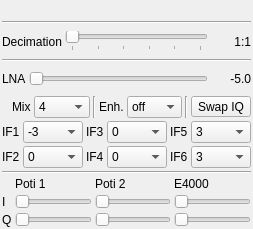
<?xml version="1.0" encoding="UTF-8"?>
<ui version="4.0">
 <class>OsmoSDRGui</class>
 <widget class="QWidget" name="OsmoSDRGui">
  <property name="geometry">
   <rect>
    <x>0</x>
    <y>0</y>
    <width>253</width>
    <height>229</height>
   </rect>
  </property>
  <property name="sizePolicy">
   <sizepolicy hsizetype="Preferred" vsizetype="Maximum">
    <horstretch>0</horstretch>
    <verstretch>0</verstretch>
   </sizepolicy>
  </property>
  <property name="windowTitle">
   <string>OsmoSDR</string>
  </property>
  <layout class="QVBoxLayout" name="verticalLayout">
   <property name="spacing">
    <number>3</number>
   </property>
   <property name="margin">
    <number>2</number>
   </property>
   <item>
    <layout class="QHBoxLayout" name="horizontalLayout_3">
     <item>
      <spacer name="horizontalSpacer">
       <property name="orientation">
        <enum>Qt::Horizontal</enum>
       </property>
       <property name="sizeHint" stdset="0">
        <size>
         <width>0</width>
         <height>0</height>
        </size>
       </property>
      </spacer>
     </item>
     <item>
      <widget class="ValueDial" name="centerFrequency" native="true">
       <property name="sizePolicy">
        <sizepolicy hsizetype="Maximum" vsizetype="Maximum">
         <horstretch>0</horstretch>
         <verstretch>0</verstretch>
        </sizepolicy>
       </property>
       <property name="minimumSize">
        <size>
         <width>32</width>
         <height>16</height>
        </size>
       </property>
       <property name="font">
        <font>
         <family>Monospace</family>
         <pointsize>20</pointsize>
        </font>
       </property>
       <property name="focusPolicy">
        <enum>Qt::StrongFocus</enum>
       </property>
       <property name="toolTip">
        <string>Tuner center frequency in kHz</string>
       </property>
      </widget>
     </item>
     <item>
      <spacer name="horizontalSpacer_2">
       <property name="orientation">
        <enum>Qt::Horizontal</enum>
       </property>
       <property name="sizeHint" stdset="0">
        <size>
         <width>0</width>
         <height>0</height>
        </size>
       </property>
      </spacer>
     </item>
    </layout>
   </item>
   <item>
    <widget class="Line" name="line_4">
     <property name="orientation">
      <enum>Qt::Horizontal</enum>
     </property>
    </widget>
   </item>
   <item>
    <layout class="QHBoxLayout" name="horizontalLayout">
     <property name="spacing">
      <number>3</number>
     </property>
     <item>
      <widget class="QLabel" name="label_13">
       <property name="text">
        <string>Decimation</string>
       </property>
      </widget>
     </item>
     <item>
      <widget class="QSlider" name="decimation">
       <property name="toolTip">
        <string>Signal decimation factor</string>
       </property>
       <property name="maximum">
        <number>5</number>
       </property>
       <property name="pageStep">
        <number>1</number>
       </property>
       <property name="orientation">
        <enum>Qt::Horizontal</enum>
       </property>
       <property name="tickPosition">
        <enum>QSlider::TicksBelow</enum>
       </property>
      </widget>
     </item>
     <item>
      <widget class="QLabel" name="decimationDisplay">
       <property name="minimumSize">
        <size>
         <width>40</width>
         <height>0</height>
        </size>
       </property>
       <property name="text">
        <string>1:1</string>
       </property>
       <property name="alignment">
        <set>Qt::AlignRight|Qt::AlignTrailing|Qt::AlignVCenter</set>
       </property>
      </widget>
     </item>
    </layout>
   </item>
   <item>
    <widget class="Line" name="line_3">
     <property name="orientation">
      <enum>Qt::Horizontal</enum>
     </property>
    </widget>
   </item>
   <item>
    <layout class="QHBoxLayout" name="horizontalLayout_2">
     <property name="spacing">
      <number>3</number>
     </property>
     <item>
      <widget class="QLabel" name="label_11">
       <property name="sizePolicy">
        <sizepolicy hsizetype="Maximum" vsizetype="Preferred">
         <horstretch>0</horstretch>
         <verstretch>0</verstretch>
        </sizepolicy>
       </property>
       <property name="text">
        <string>LNA</string>
       </property>
      </widget>
     </item>
     <item>
      <widget class="QSlider" name="e4000LNAGain">
       <property name="toolTip">
        <string>LNA amplification</string>
       </property>
       <property name="maximum">
        <number>12</number>
       </property>
       <property name="pageStep">
        <number>1</number>
       </property>
       <property name="orientation">
        <enum>Qt::Horizontal</enum>
       </property>
      </widget>
     </item>
     <item>
      <widget class="QLabel" name="e4000LNAGainDisplay">
       <property name="minimumSize">
        <size>
         <width>40</width>
         <height>0</height>
        </size>
       </property>
       <property name="text">
        <string>-5.0</string>
       </property>
       <property name="alignment">
        <set>Qt::AlignRight|Qt::AlignTrailing|Qt::AlignVCenter</set>
       </property>
      </widget>
     </item>
    </layout>
   </item>
   <item>
    <layout class="QHBoxLayout" name="horizontalLayout_4">
     <property name="leftMargin">
      <number>10</number>
     </property>
     <item>
      <widget class="QLabel" name="label_19">
       <property name="sizePolicy">
        <sizepolicy hsizetype="Maximum" vsizetype="Preferred">
         <horstretch>0</horstretch>
         <verstretch>0</verstretch>
        </sizepolicy>
       </property>
       <property name="text">
        <string>Mix</string>
       </property>
      </widget>
     </item>
     <item>
      <widget class="QComboBox" name="e4000MixerGain">
       <property name="toolTip">
        <string>Tuner mixer amplification</string>
       </property>
       <property name="sizeAdjustPolicy">
        <enum>QComboBox::AdjustToMinimumContentsLength</enum>
       </property>
       <item>
        <property name="text">
         <string>4</string>
        </property>
       </item>
       <item>
        <property name="text">
         <string>12</string>
        </property>
       </item>
      </widget>
     </item>
     <item>
      <widget class="Line" name="line">
       <property name="orientation">
        <enum>Qt::Vertical</enum>
       </property>
      </widget>
     </item>
     <item>
      <widget class="QLabel" name="label_20">
       <property name="sizePolicy">
        <sizepolicy hsizetype="Maximum" vsizetype="Preferred">
         <horstretch>0</horstretch>
         <verstretch>0</verstretch>
        </sizepolicy>
       </property>
       <property name="text">
        <string>Enh.</string>
       </property>
      </widget>
     </item>
     <item>
      <widget class="QComboBox" name="e4000MixerEnh">
       <property name="toolTip">
        <string>Tuner LNA amplification enhancement</string>
       </property>
       <property name="sizeAdjustPolicy">
        <enum>QComboBox::AdjustToMinimumContentsLength</enum>
       </property>
       <item>
        <property name="text">
         <string>off</string>
        </property>
       </item>
       <item>
        <property name="text">
         <string>1</string>
        </property>
       </item>
       <item>
        <property name="text">
         <string>3</string>
        </property>
       </item>
       <item>
        <property name="text">
         <string>5</string>
        </property>
       </item>
       <item>
        <property name="text">
         <string>7</string>
        </property>
       </item>
      </widget>
     </item>
     <item>
      <widget class="Line" name="line_5">
       <property name="orientation">
        <enum>Qt::Vertical</enum>
       </property>
      </widget>
     </item>
     <item>
      <widget class="QToolButton" name="iqSwap">
       <property name="text">
        <string>Swap IQ</string>
       </property>
       <property name="checkable">
        <bool>true</bool>
       </property>
      </widget>
     </item>
    </layout>
   </item>
   <item>
    <layout class="QGridLayout" name="gridLayout_4">
     <property name="topMargin">
      <number>0</number>
     </property>
     <property name="spacing">
      <number>3</number>
     </property>
     <item row="1" column="1">
      <widget class="QComboBox" name="e4000if2">
       <property name="toolTip">
        <string>Tuner IF 2 amplification</string>
       </property>
       <property name="sizeAdjustPolicy">
        <enum>QComboBox::AdjustToContents</enum>
       </property>
       <item>
        <property name="text">
         <string>0</string>
        </property>
       </item>
       <item>
        <property name="text">
         <string>3</string>
        </property>
       </item>
       <item>
        <property name="text">
         <string>6</string>
        </property>
       </item>
       <item>
        <property name="text">
         <string>9</string>
        </property>
       </item>
      </widget>
     </item>
     <item row="1" column="3">
      <widget class="QComboBox" name="e4000if4">
       <property name="toolTip">
        <string>Tuner IF 4 amplification</string>
       </property>
       <property name="sizeAdjustPolicy">
        <enum>QComboBox::AdjustToContents</enum>
       </property>
       <item>
        <property name="text">
         <string>0</string>
        </property>
       </item>
       <item>
        <property name="text">
         <string>1</string>
        </property>
       </item>
       <item>
        <property name="text">
         <string>2</string>
        </property>
       </item>
      </widget>
     </item>
     <item row="1" column="2">
      <widget class="QLabel" name="label_18">
       <property name="sizePolicy">
        <sizepolicy hsizetype="Maximum" vsizetype="Preferred">
         <horstretch>0</horstretch>
         <verstretch>0</verstretch>
        </sizepolicy>
       </property>
       <property name="text">
        <string>IF4</string>
       </property>
      </widget>
     </item>
     <item row="0" column="4">
      <widget class="QLabel" name="label_25">
       <property name="sizePolicy">
        <sizepolicy hsizetype="Maximum" vsizetype="Preferred">
         <horstretch>0</horstretch>
         <verstretch>0</verstretch>
        </sizepolicy>
       </property>
       <property name="text">
        <string>IF5</string>
       </property>
      </widget>
     </item>
     <item row="0" column="5">
      <widget class="QComboBox" name="e4000if5">
       <property name="toolTip">
        <string>Tuner IF 5 amplification</string>
       </property>
       <property name="sizeAdjustPolicy">
        <enum>QComboBox::AdjustToContents</enum>
       </property>
       <item>
        <property name="text">
         <string>3</string>
        </property>
       </item>
       <item>
        <property name="text">
         <string>6</string>
        </property>
       </item>
       <item>
        <property name="text">
         <string>9</string>
        </property>
       </item>
       <item>
        <property name="text">
         <string>12</string>
        </property>
       </item>
       <item>
        <property name="text">
         <string>15</string>
        </property>
       </item>
      </widget>
     </item>
     <item row="1" column="4">
      <widget class="QLabel" name="label_26">
       <property name="sizePolicy">
        <sizepolicy hsizetype="Maximum" vsizetype="Preferred">
         <horstretch>0</horstretch>
         <verstretch>0</verstretch>
        </sizepolicy>
       </property>
       <property name="text">
        <string>IF6</string>
       </property>
      </widget>
     </item>
     <item row="0" column="3">
      <widget class="QComboBox" name="e4000if3">
       <property name="toolTip">
        <string>Tuner IF 3 amplification</string>
       </property>
       <property name="sizeAdjustPolicy">
        <enum>QComboBox::AdjustToContents</enum>
       </property>
       <item>
        <property name="text">
         <string>0</string>
        </property>
       </item>
       <item>
        <property name="text">
         <string>3</string>
        </property>
       </item>
       <item>
        <property name="text">
         <string>6</string>
        </property>
       </item>
       <item>
        <property name="text">
         <string>9</string>
        </property>
       </item>
      </widget>
     </item>
     <item row="1" column="0">
      <widget class="QLabel" name="label_23">
       <property name="sizePolicy">
        <sizepolicy hsizetype="Maximum" vsizetype="Preferred">
         <horstretch>0</horstretch>
         <verstretch>0</verstretch>
        </sizepolicy>
       </property>
       <property name="text">
        <string>IF2</string>
       </property>
      </widget>
     </item>
     <item row="1" column="5">
      <widget class="QComboBox" name="e4000if6">
       <property name="toolTip">
        <string>Tuner IF 6 amplification</string>
       </property>
       <property name="sizeAdjustPolicy">
        <enum>QComboBox::AdjustToContents</enum>
       </property>
       <item>
        <property name="text">
         <string>3</string>
        </property>
       </item>
       <item>
        <property name="text">
         <string>6</string>
        </property>
       </item>
       <item>
        <property name="text">
         <string>9</string>
        </property>
       </item>
       <item>
        <property name="text">
         <string>12</string>
        </property>
       </item>
       <item>
        <property name="text">
         <string>15</string>
        </property>
       </item>
      </widget>
     </item>
     <item row="0" column="2">
      <widget class="QLabel" name="label_24">
       <property name="sizePolicy">
        <sizepolicy hsizetype="Maximum" vsizetype="Preferred">
         <horstretch>0</horstretch>
         <verstretch>0</verstretch>
        </sizepolicy>
       </property>
       <property name="text">
        <string>IF3</string>
       </property>
      </widget>
     </item>
     <item row="0" column="1">
      <widget class="QComboBox" name="e4000if1">
       <property name="toolTip">
        <string>Tuner IF 1 amplification</string>
       </property>
       <property name="sizeAdjustPolicy">
        <enum>QComboBox::AdjustToContents</enum>
       </property>
       <item>
        <property name="text">
         <string>-3</string>
        </property>
       </item>
       <item>
        <property name="text">
         <string>6</string>
        </property>
       </item>
      </widget>
     </item>
     <item row="0" column="0">
      <widget class="QLabel" name="label_12">
       <property name="sizePolicy">
        <sizepolicy hsizetype="Maximum" vsizetype="Preferred">
         <horstretch>0</horstretch>
         <verstretch>0</verstretch>
        </sizepolicy>
       </property>
       <property name="text">
        <string>IF1</string>
       </property>
      </widget>
     </item>
    </layout>
   </item>
   <item>
    <widget class="Line" name="line_2">
     <property name="orientation">
      <enum>Qt::Horizontal</enum>
     </property>
    </widget>
   </item>
   <item>
    <layout class="QGridLayout" name="gridLayout">
     <property name="spacing">
      <number>3</number>
     </property>
     <item row="0" column="2">
      <widget class="QLabel" name="label_6">
       <property name="text">
        <string>Poti 2</string>
       </property>
      </widget>
     </item>
     <item row="1" column="0">
      <widget class="QLabel" name="label_3">
       <property name="text">
        <string>I</string>
       </property>
      </widget>
     </item>
     <item row="1" column="2">
      <widget class="QSlider" name="filterI2">
       <property name="sizePolicy">
        <sizepolicy hsizetype="Expanding" vsizetype="Fixed">
         <horstretch>0</horstretch>
         <verstretch>0</verstretch>
        </sizepolicy>
       </property>
       <property name="toolTip">
        <string>I DC offset adjustment</string>
       </property>
       <property name="maximum">
        <number>255</number>
       </property>
       <property name="pageStep">
        <number>1</number>
       </property>
       <property name="orientation">
        <enum>Qt::Horizontal</enum>
       </property>
      </widget>
     </item>
     <item row="1" column="1">
      <widget class="QSlider" name="filterI1">
       <property name="sizePolicy">
        <sizepolicy hsizetype="Expanding" vsizetype="Fixed">
         <horstretch>0</horstretch>
         <verstretch>0</verstretch>
        </sizepolicy>
       </property>
       <property name="toolTip">
        <string>I path amplification</string>
       </property>
       <property name="maximum">
        <number>255</number>
       </property>
       <property name="pageStep">
        <number>1</number>
       </property>
       <property name="orientation">
        <enum>Qt::Horizontal</enum>
       </property>
      </widget>
     </item>
     <item row="2" column="1">
      <widget class="QSlider" name="filterQ1">
       <property name="sizePolicy">
        <sizepolicy hsizetype="Expanding" vsizetype="Fixed">
         <horstretch>0</horstretch>
         <verstretch>0</verstretch>
        </sizepolicy>
       </property>
       <property name="toolTip">
        <string>Q path amplification</string>
       </property>
       <property name="maximum">
        <number>255</number>
       </property>
       <property name="pageStep">
        <number>1</number>
       </property>
       <property name="orientation">
        <enum>Qt::Horizontal</enum>
       </property>
      </widget>
     </item>
     <item row="2" column="2">
      <widget class="QSlider" name="filterQ2">
       <property name="sizePolicy">
        <sizepolicy hsizetype="Expanding" vsizetype="Fixed">
         <horstretch>0</horstretch>
         <verstretch>0</verstretch>
        </sizepolicy>
       </property>
       <property name="toolTip">
        <string>Q DC offset adjustment</string>
       </property>
       <property name="maximum">
        <number>255</number>
       </property>
       <property name="pageStep">
        <number>1</number>
       </property>
       <property name="orientation">
        <enum>Qt::Horizontal</enum>
       </property>
      </widget>
     </item>
     <item row="2" column="3">
      <widget class="QSlider" name="e4kQ">
       <property name="sizePolicy">
        <sizepolicy hsizetype="Expanding" vsizetype="Fixed">
         <horstretch>0</horstretch>
         <verstretch>0</verstretch>
        </sizepolicy>
       </property>
       <property name="toolTip">
        <string>Q DC offset adjustment</string>
       </property>
       <property name="maximum">
        <number>255</number>
       </property>
       <property name="pageStep">
        <number>1</number>
       </property>
       <property name="orientation">
        <enum>Qt::Horizontal</enum>
       </property>
      </widget>
     </item>
     <item row="0" column="3">
      <widget class="QLabel" name="label_7">
       <property name="text">
        <string>E4000</string>
       </property>
      </widget>
     </item>
     <item row="2" column="0">
      <widget class="QLabel" name="label_4">
       <property name="text">
        <string>Q</string>
       </property>
      </widget>
     </item>
     <item row="0" column="1">
      <widget class="QLabel" name="label_5">
       <property name="text">
        <string>Poti 1</string>
       </property>
      </widget>
     </item>
     <item row="1" column="3">
      <widget class="QSlider" name="e4kI">
       <property name="sizePolicy">
        <sizepolicy hsizetype="Expanding" vsizetype="Fixed">
         <horstretch>0</horstretch>
         <verstretch>0</verstretch>
        </sizepolicy>
       </property>
       <property name="toolTip">
        <string>Q path amplification</string>
       </property>
       <property name="maximum">
        <number>255</number>
       </property>
       <property name="pageStep">
        <number>1</number>
       </property>
       <property name="orientation">
        <enum>Qt::Horizontal</enum>
       </property>
      </widget>
     </item>
    </layout>
   </item>
  </layout>
 </widget>
 <customwidgets>
  <customwidget>
   <class>ValueDial</class>
   <extends>QWidget</extends>
   <header>gui/valuedial.h</header>
   <container>1</container>
  </customwidget>
 </customwidgets>
 <resources/>
 <connections/>
</ui>
